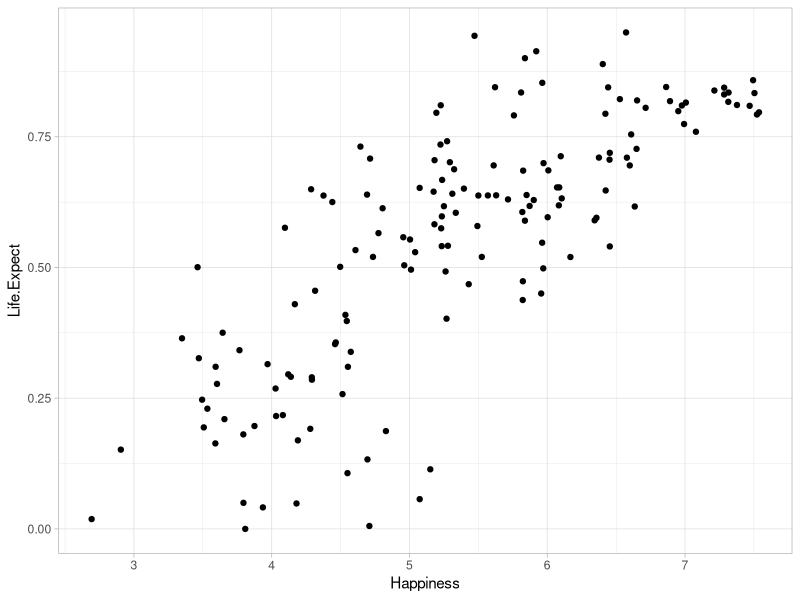
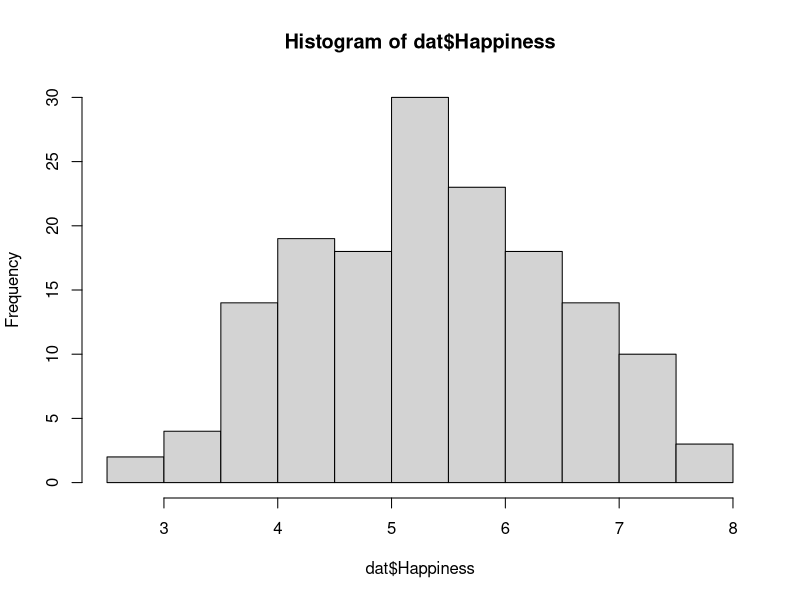
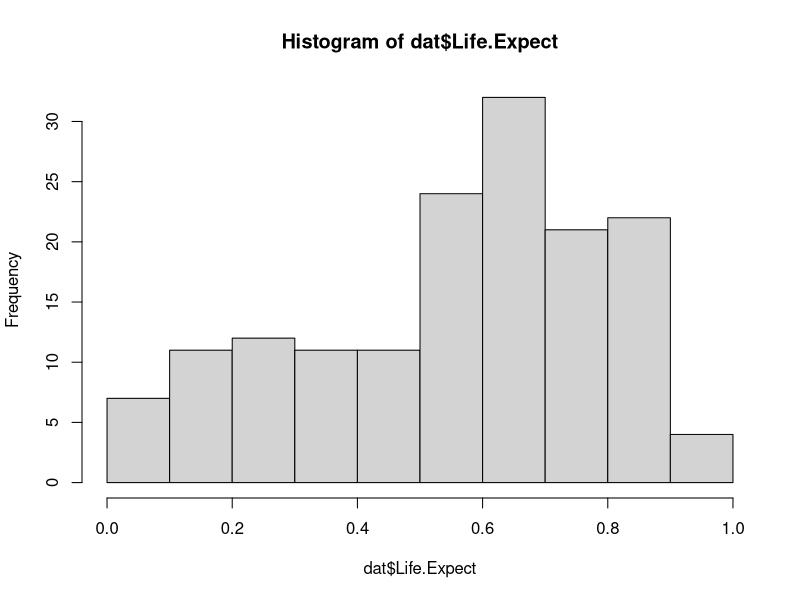
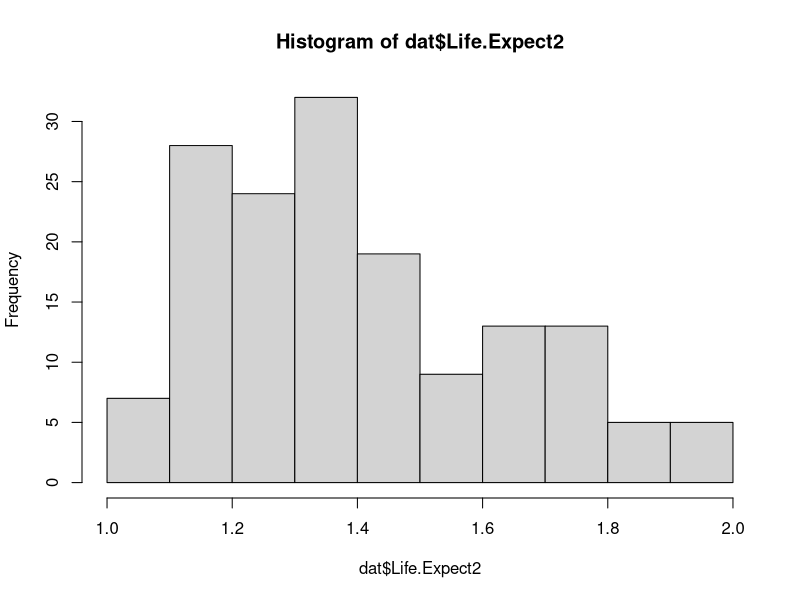
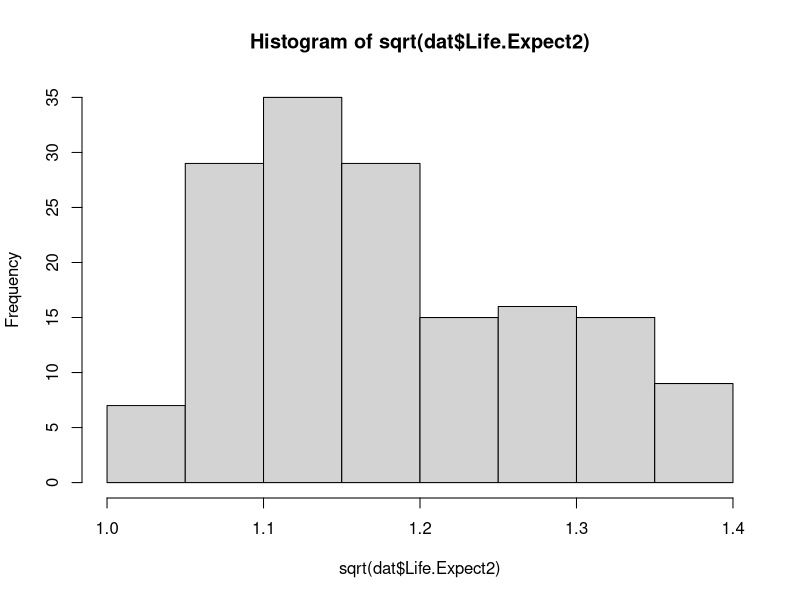
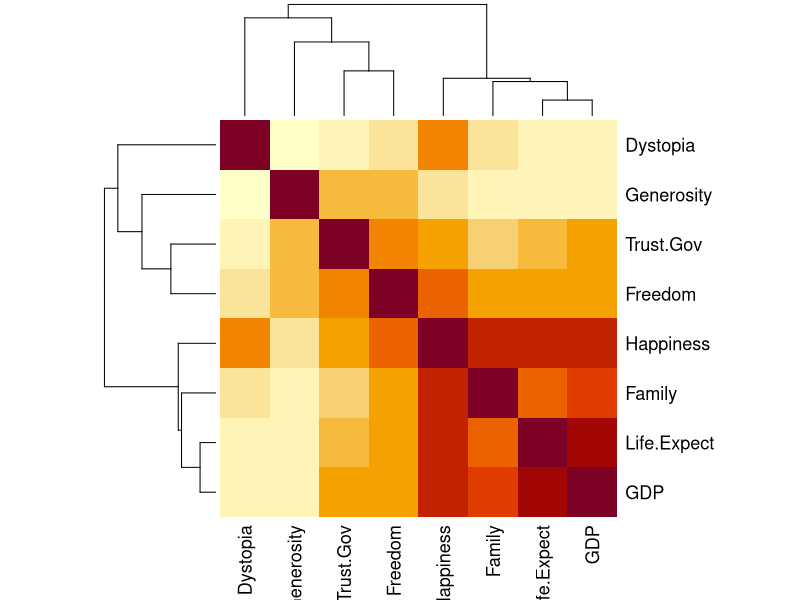
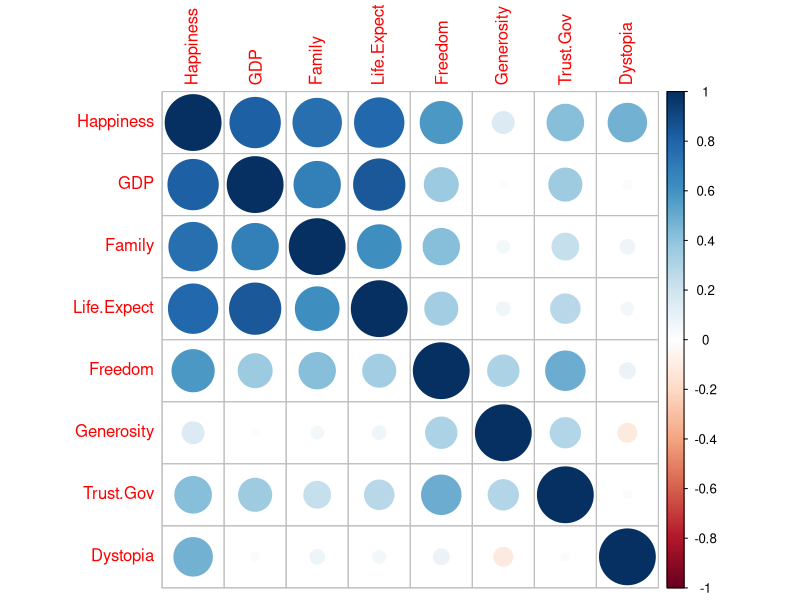
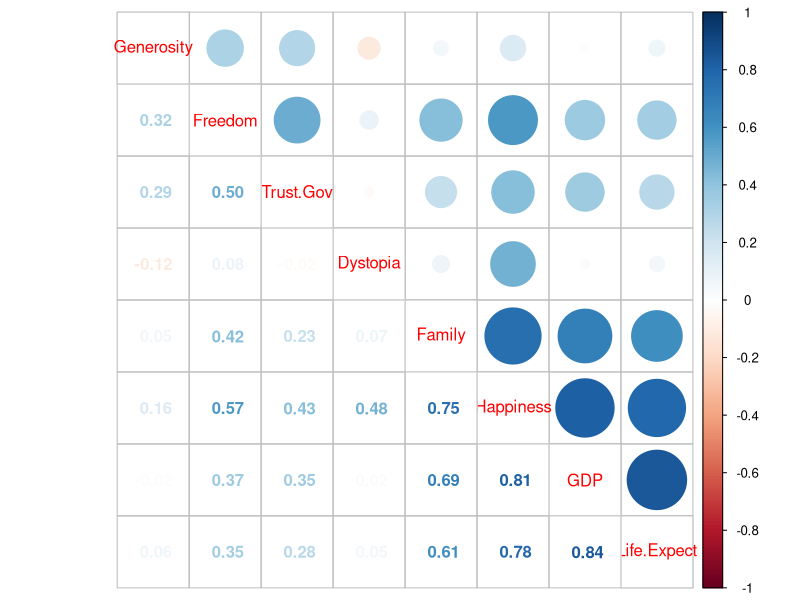

These figures' R source, in order:
## ---- chunk 1
#### LOAD PACKAGES ####
library(ggplot2)
library(corrplot)
library(psych)
## ---- chunk 2
#### LOAD DATA ####
dat <- read.csv("regionalhappy.csv")
## ---- chunk 3
names(dat)
## ---- chunk 4
names(dat) <- c("Happiness", "GDP", "Family", "Life.Expect", "Freedom", "Generosity", "Trust.Gov", "Dystopia")
## ---- chunk 5
head(dat)
## ---- chunk 6
cor(dat$Happiness, dat$Life.Expect)
## ---- chunk 7
data.frame(correlation=c("0.0 - 0.1",
               "0.1 - 0.3",
               "0.3 - 0.5",
               "0.5 + "),
           meaning=c("Negligible", "Small", "Medium", "Large"))
## ---- chunk 8
ggplot(data=dat, aes(x=Happiness, y=Life.Expect))+
  geom_point()+
  theme_light()
## ---- chunk 9
cor.test(dat$Happiness, dat$Life.Expect)
## ---- chunk 10
hist(dat$Happiness)
hist(dat$Life.Expect)
## ---- chunk 11
psych::skew(dat$Life.Expect)
## ---- chunk 12
dat$Life.Expect2 <- max(dat$Life.Expect) + 1 - dat$Life.Expect
## ---- chunk 13
hist(dat$Life.Expect2)
## ---- chunk 14
hist(sqrt(dat$Life.Expect2))
## ---- chunk 15
dat$Life.Expect2 <- sqrt(dat$Life.Expect2)
dat$Life.Expect2 <- max(dat$Life.Expect2) + 1 - dat$Life.Expect2

cor.test(dat$Happiness, dat$Life.Expect2)
## ---- chunk 16
cor(data.frame(dat$Happiness, dat$Life.Expect, dat$GDP, dat$Generosity))
## ---- chunk 17
corr.test(data.frame(dat$Happiness, dat$Life.Expect, dat$GDP, dat$Generosity))$p
## ---- chunk 18
# save cor matrix
cors <- cor(dat[,-9])

#heatmap
heatmap(cors, symm = TRUE)
## ---- chunk 19
corrplot(cors)
## ---- chunk 20
corrplot.mixed(cors, order="hclust")
## ---- chunk 21
corrplot.mixed(cors,
               p.mat=corr.test(dat[,-9])$p, sig.level = .05)
